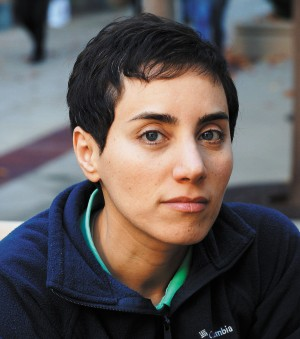
#> input picture Maryam_Mirzakhani.jpg, 300 x 339 px
$ jupyter execute cartoonizing_Img.ipynb
#> lines starting #> are read from the running program, lines starting #| are printed output that depends on the picture; after the words box and inside, x2 and y2 are one past the last pixel; in counts of white or black regions, pixels touching at a corner belong together
[cell 1]
import cv2
import numpy as np

def nothing(x): # Helper Function for Trackbars
    pass

# Load the image
image = cv2.imread('./Maryam_Mirzakhani.jpg')
#> image is the input picture: shape (339, 300, 3); mean B, G, R 87, 87.4, 93.7
image = cv2.resize(image, (600, 600))  # Resize for better GUI performance
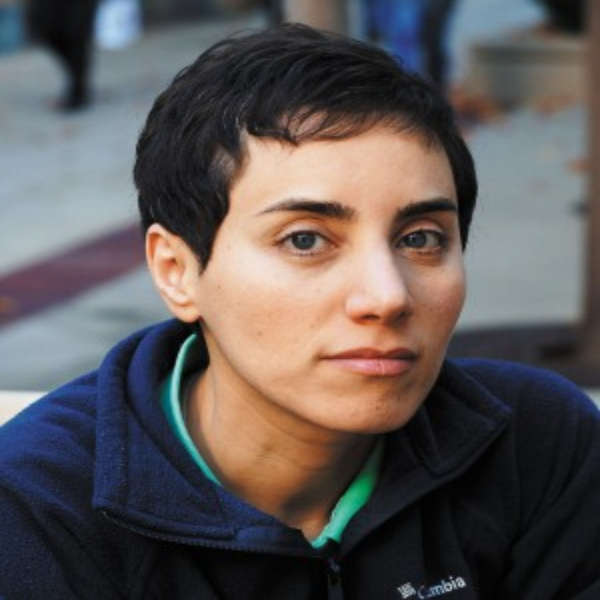
#> image: shape (600, 600, 3); mean B, G, R 86.8, 87.3, 93.6

# Create a window
cv2.namedWindow('Cartoonizer')

# Create Trackbars (Sliders)
cv2.createTrackbar('Bilateral D', 'Cartoonizer', 9, 20, nothing)
cv2.createTrackbar('SigmaColor', 'Cartoonizer', 75, 200, nothing)
cv2.createTrackbar('SigmaSpace', 'Cartoonizer', 75, 200, nothing)
cv2.createTrackbar('MedianBlur', 'Cartoonizer', 7, 20, nothing)
cv2.createTrackbar('BlockSize', 'Cartoonizer', 9, 50, nothing)
cv2.createTrackbar('C', 'Cartoonizer', 9, 20, nothing)

while True: #  Infinite Loop for Real-Time Update
    # Get values from trackbars
    d = cv2.getTrackbarPos('Bilateral D', 'Cartoonizer')
    sigmaColor = cv2.getTrackbarPos('SigmaColor', 'Cartoonizer')
    sigmaSpace = cv2.getTrackbarPos('SigmaSpace', 'Cartoonizer')
    median_ksize = cv2.getTrackbarPos('MedianBlur', 'Cartoonizer')
    block_size = cv2.getTrackbarPos('BlockSize', 'Cartoonizer') # block_size: size of the area used to calculate threshold.
    C = cv2.getTrackbarPos('C', 'Cartoonizer')

    # Ensure values are valid
    d = max(1, d) # d must be ≥ 1.
    median_ksize = median_ksize if median_ksize % 2 == 1 else median_ksize + 1
    block_size = block_size if block_size % 2 == 1 else block_size + 1

    # Apply filters
    color = cv2.bilateralFilter(image, d, sigmaColor, sigmaSpace)
    gray = cv2.cvtColor(image, cv2.COLOR_BGR2GRAY)
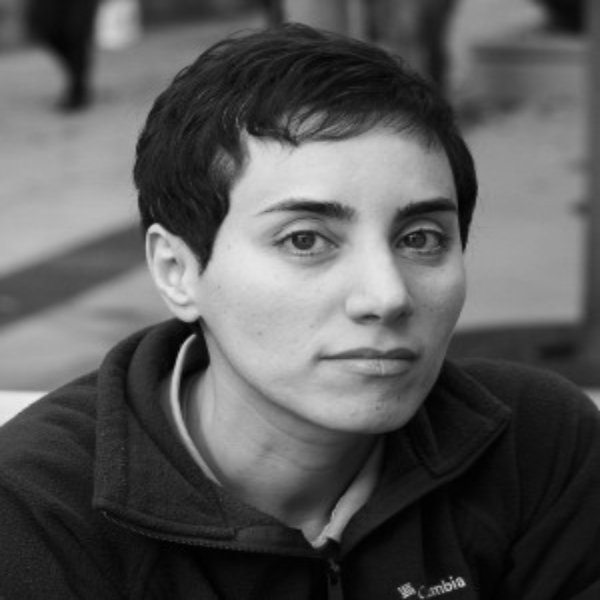
#> gray: shape (600, 600); min 0, max 236, mean 89.1
    gray_blur = cv2.medianBlur(gray, median_ksize)
    edges = cv2.adaptiveThreshold(gray_blur, 255,
                                  cv2.ADAPTIVE_THRESH_MEAN_C,
                                  cv2.THRESH_BINARY,
                                  block_size,
                                  C)
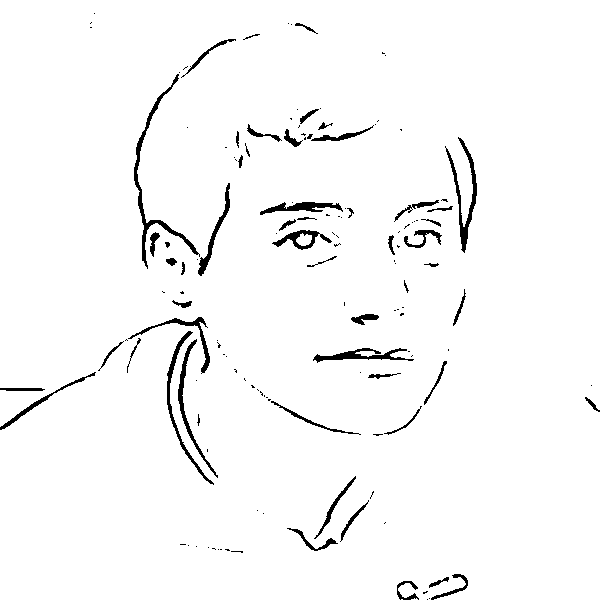
#> edges: shape (600, 600); 97.2% white; 140 black regions (87 under 20 px), largest, box (x1, y1, x2, y2) and area: (134, 74, 200, 269) 1007, (445, 137, 477, 253) 756, (167, 331, 214, 485) 596
    cartoon = cv2.bitwise_and(color, color, mask=edges)
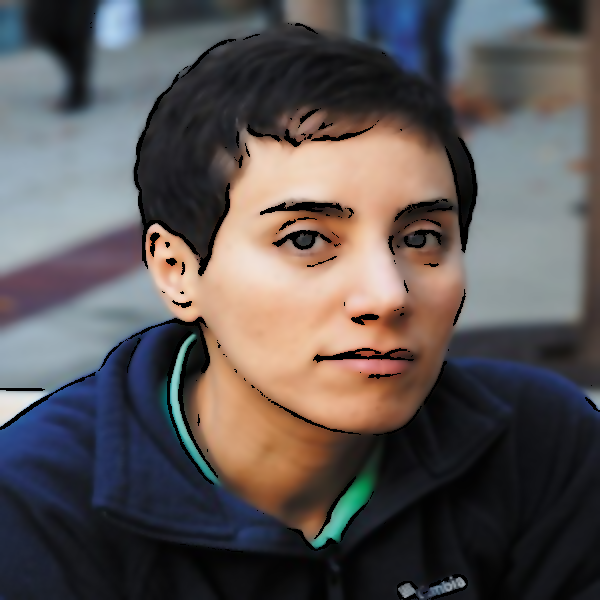
#> cartoon: shape (600, 600, 3); mean B, G, R 85.3, 85.7, 91.6

    # Show result
    cv2.imshow('Cartoonizer', cartoon)

    key = cv2.waitKey(1) & 0xFF
#> (key Esc is pressed here)
    if key == ord('s'):  # Press 's' to save the cartoon image
        cv2.imwrite('cartoon_output.jpg', cartoon)
        print("Image saved as cartoon_output.jpg")
    if key == 27:  # ESC to break
        break

cv2.destroyAllWindows()
